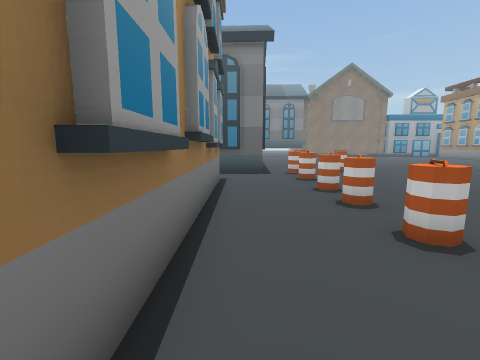
view 1 (above)

20 first-person views from a walk through a 3-D level made in the Unity game engine. The camera is 1.3 m above the floor, tilts 8° down and sees 90° across. The floor is counted in squares, 1 m on a side. Each view is taken from the middle of a square. On the plan, view 1 faces up. The plan holds only what a view shows up to about 12 squares ahead; the rest is blank. The place goes on beyond the plan. The player is left out. Some surface patterns are stand-ins.

view 2
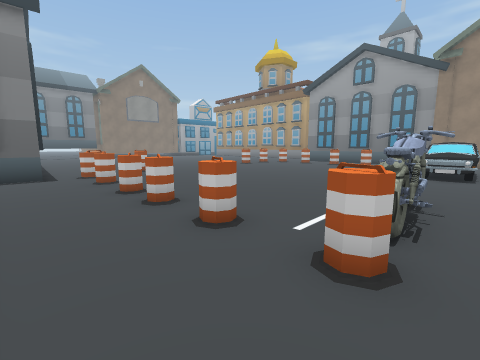

view 3
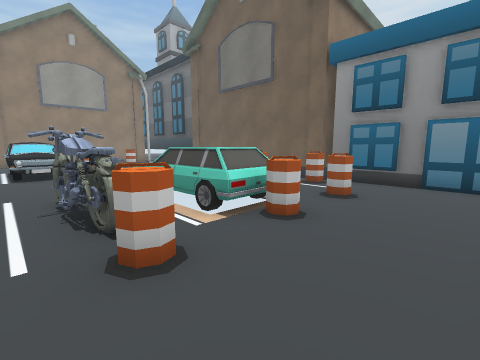

view 4
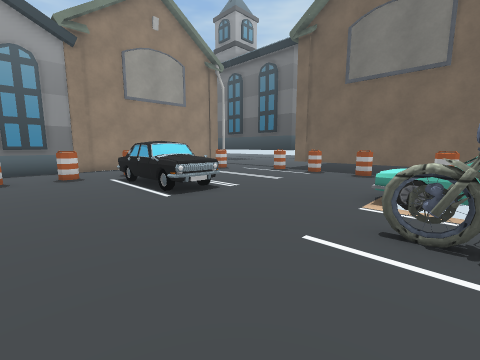

view 5
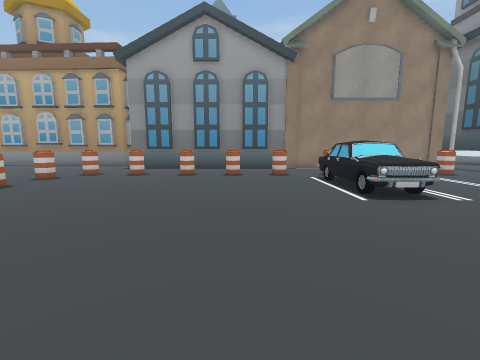

view 6
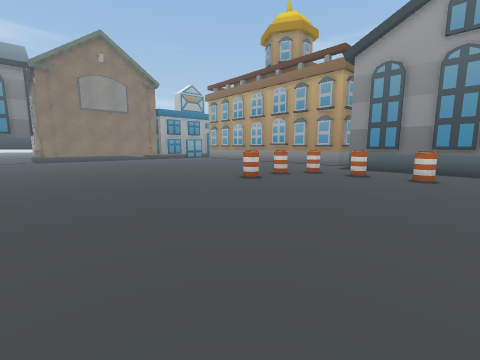

view 7
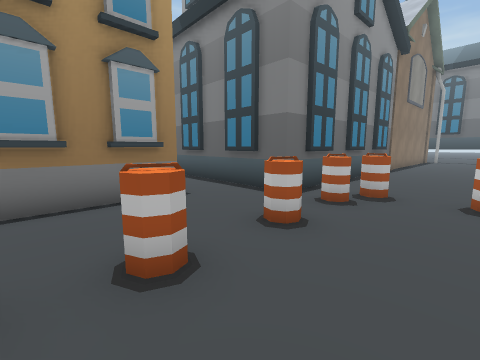

view 8
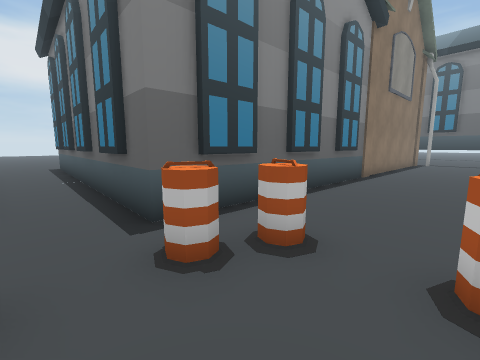

view 9
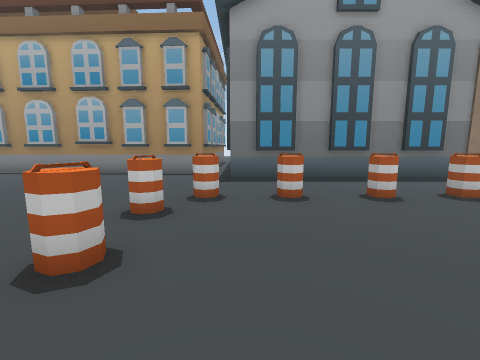

view 10
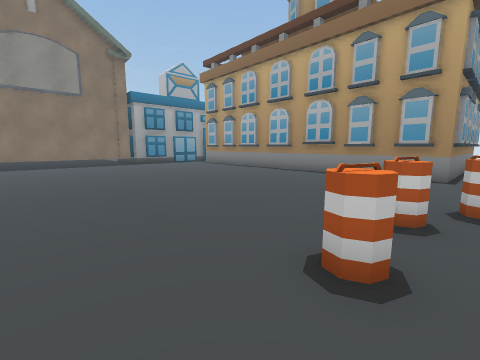

view 11
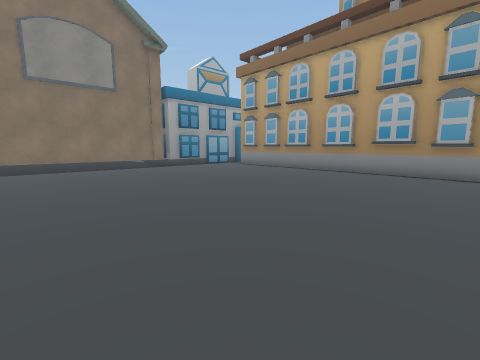

view 12
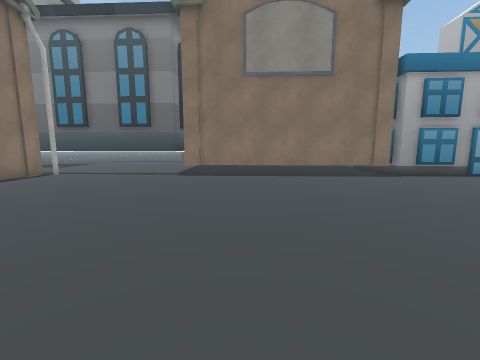

view 13
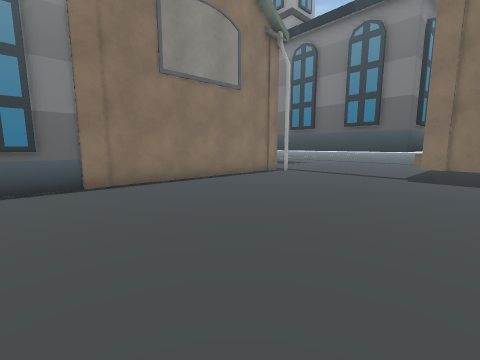

view 14
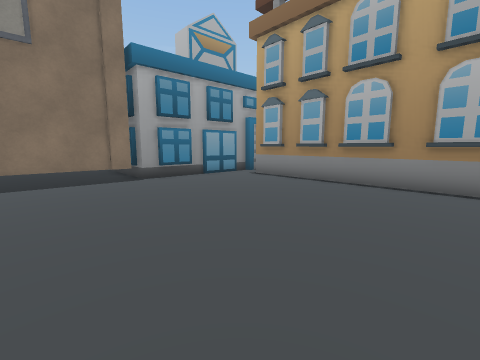

view 15
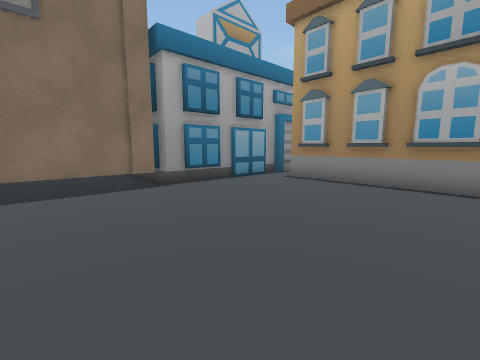

view 16
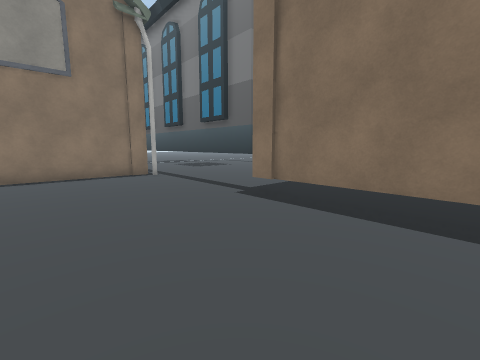

view 17
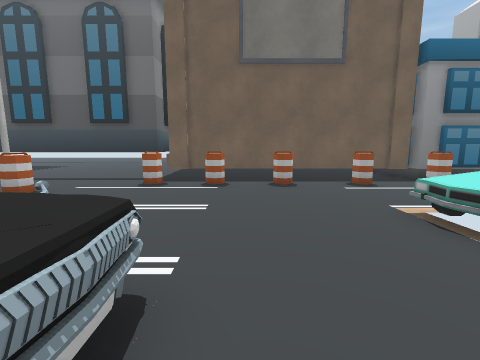

view 18
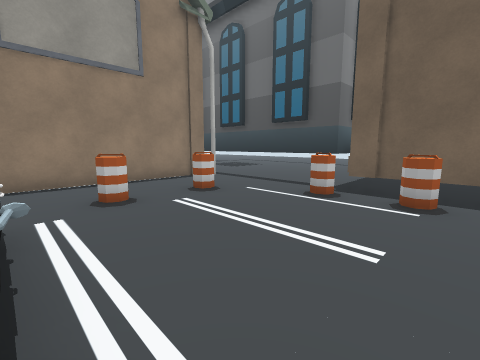

view 19
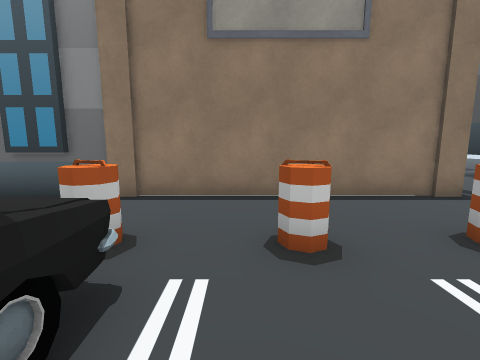

view 20
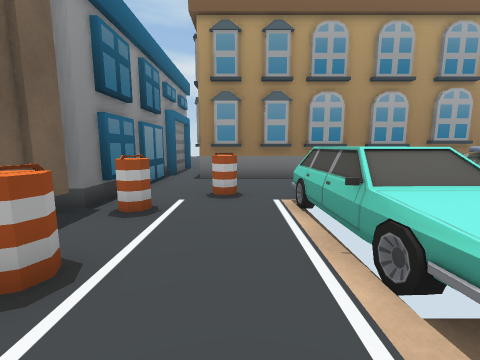

### Floor plan
Key: @ floor where view 1 was taken; # wall or solid block; x gap in a wall; . floor; / step, stairs or slope; = window, fence, low wall or low ledge; ^ raised ledge; C car; H house.
Columns run from 4 left of view 1 to 23 right of it. Each row starts with its distance up from view 1.
 33             #
 32             # ........
 31      ######## ........#
 30       HH.....#HHHHHHHH####
 29       H................#####
 28       H....................#
 27       H....................#
 26       H....................#
 25       H....................#
 24       H....................#
 23       .....................#
 22       H...................##
 21      H....................##
 20      #....................##
 19      #.....................#
 18      #....................##
 17      #....................##
 16      #....................#
 15      #....................#
 14      #....................#
 13      #............x.#.....##
 12 ######x#.............=.....
 11 .......x................##
 10    ..................=..#
  9    #..=.................#
  8    #.................=..#
  7    #..==.............x..#
  6    #.................x..#
  5    #..=..............=..#
  4    #....................#
  3    #..=..............=..#
  2    #............=^##=...H
  1    #..==CCC.....^^^ ^=..H
  0    #@...........^^^^^...H
 -1    #.../CCCC............H
 -2    #..=x    .........=..H
 -3    #.../CCC.............H
 -4    #...#.............=..H
 -5    #.................=..H
 -6    #....#..#.##.#.=.....H
 -7  ########HHHHHHHHH......H
 -8         #H....... H#######
 -9         #H... ... H
-10          H

Where each view was taken, in squares from view 1:
view 1: 0 up, 0 right, facing up
view 2: 0 up, 0 right, facing up-right
view 3: 2 up, 0 right, facing down-right
view 4: 5 up, 6 right, facing down-right
view 5: 5 up, 6 right, facing right
view 6: 6 up, 6 right, facing up-right
view 7: 6 up, 5 right, facing up-left
view 8: 10 up, 5 right, facing up-left
view 9: 11 up, 11 right, facing right
view 10: 12 up, 11 right, facing up-right
view 11: 15 up, 10 right, facing up-right
view 12: 19 up, 11 right, facing up
view 13: 19 up, 10 right, facing up-left
view 14: 20 up, 14 right, facing up-right
view 15: 22 up, 14 right, facing up-right
view 16: 25 up, 13 right, facing up-left
view 17: 2 up, 11 right, facing down
view 18: 0 up, 11 right, facing down-right
view 19: 1 down, 14 right, facing right
view 20: 4 down, 9 right, facing left
